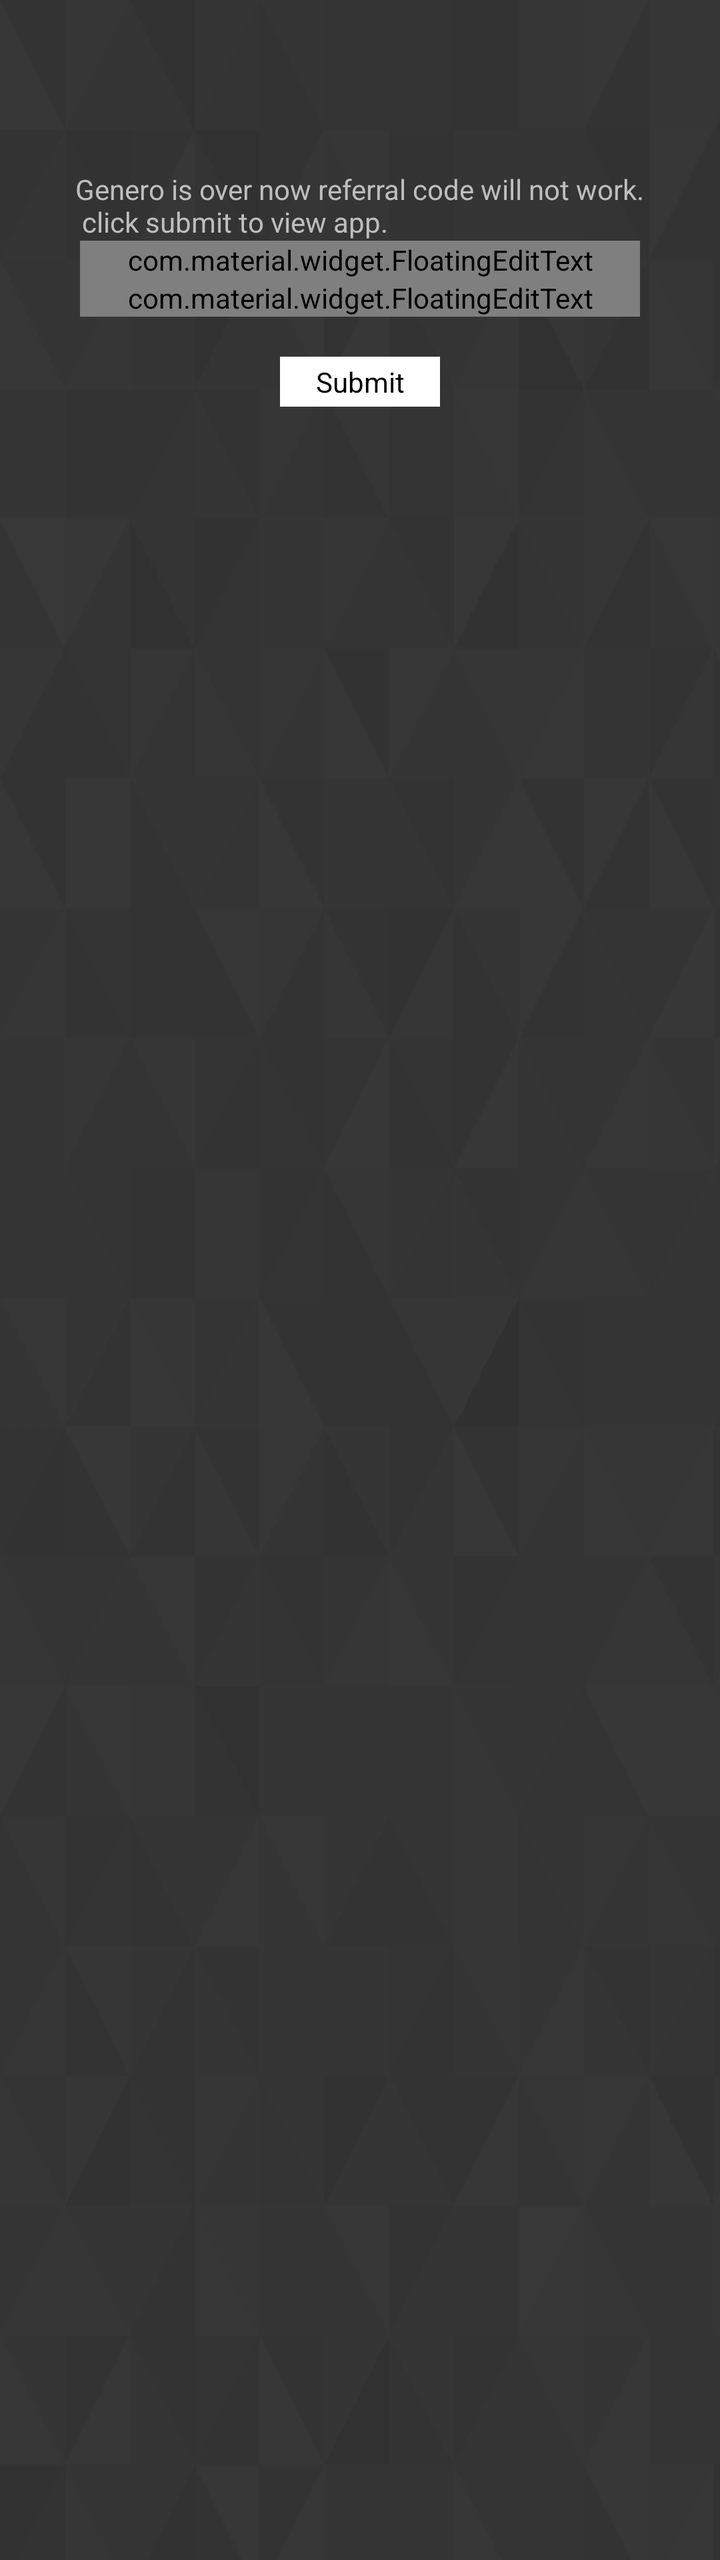
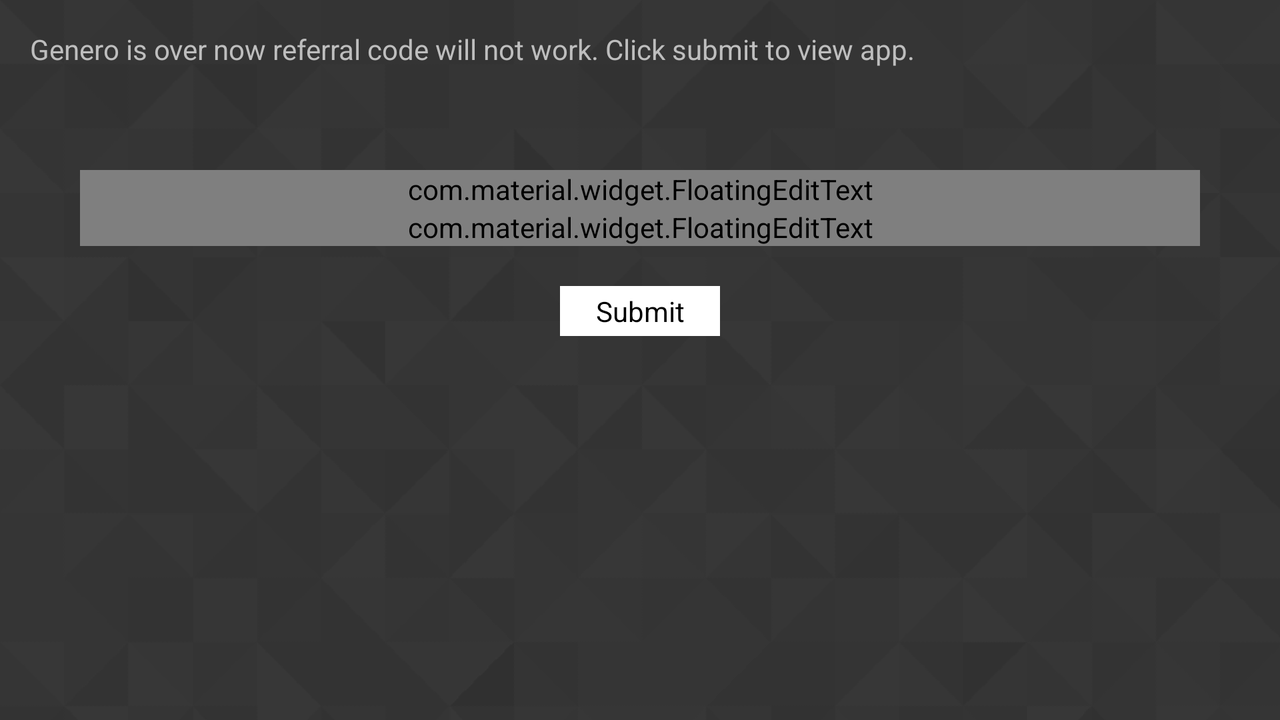

The same Android screen from two of the app's own layout files: first res/layout/ as a phone draws it, then the repository's variant for another configuration, drawn on a device whose configuration selects that folder. Both files follow.
<!-- AndroidManifest.xml: application theme android:Theme.NoTitleBar.Fullscreen -->
<!-- res/layout/fragment_enter_coupon_code.xml -->
<?xml version="1.0" encoding="utf-8"?>
<ScrollView xmlns:android="http://schemas.android.com/apk/res/android"
    xmlns:app="http://schemas.android.com/apk/res-auto"
    xmlns:widget="http://schemas.android.com/tools"
    android:layout_width="match_parent"
    android:layout_height="match_parent"
    android:background="@drawable/first_bkg">


    
    
    
    
    

    
    
    
    
    
    
    
    <LinearLayout
        android:layout_width="match_parent"
        android:layout_height="wrap_content"
        android:layout_alignParentLeft="true"
        android:layout_alignParentStart="true"
        android:layout_alignParentTop="true"
        android:layout_marginTop="85dp"
        android:gravity="center"
        android:orientation="vertical">

        <TextView
            android:layout_width="wrap_content"
            android:layout_height="wrap_content"
            android:text="Genero is over now referral code will not work.\n                  click submit to view app."
            android:id="@+id/textView" />

        <com.material.widget.FloatingEditText
            android:id="@+id/reference_code"
            android:layout_width="match_parent"
            android:layout_height="wrap_content"
            android:layout_marginLeft="40dp"
            android:layout_marginRight="40dp"
            android:hint="Referral code"
            android:inputType="number"
            android:textColor="#fff"
            widget:floating_edit_text_color="#fff" />

        <com.material.widget.FloatingEditText
            android:id="@+id/username"
            android:layout_width="match_parent"
            android:layout_height="wrap_content"
            android:layout_marginLeft="40dp"
            android:layout_marginRight="40dp"
            android:hint="Username"
            android:textColor="#fff"
            widget:floating_edit_text_color="#fff" />

        <Button
            android:id="@+id/Submit"
            android:layout_marginTop="20dp"
            android:layout_width="80dp"
            android:layout_height="25dp"
            android:background="#fff"
            android:text="Submit"
            android:textColor="#000" />

    </LinearLayout>
</ScrollView>
<!-- resources referenced by this layout -->
<resources>
  <!-- drawable first_bkg: png bitmap (drawable, 30354 bytes) -->
</resources>
<!-- res/layout-land/fragment_enter_coupon_code.xml (the repository's variant of the layout above) -->
<!-- drawn on the phone turned sideways -->
<?xml version="1.0" encoding="utf-8"?>
<RelativeLayout xmlns:android="http://schemas.android.com/apk/res/android"
    xmlns:app="http://schemas.android.com/apk/res-auto"
    xmlns:widget="http://schemas.android.com/tools"
    android:layout_width="match_parent"
    android:layout_height="match_parent"
    android:background="@drawable/first_bkg_land">


    
    
    
    
    

    
    
    
    
    
    
    

    <TextView
        android:padding="15dp"
        android:layout_width="wrap_content"
        android:gravity="center"
        android:layout_height="wrap_content"
        android:text="Genero is over now referral code will not work. Click submit to view app."
        android:id="@+id/textView" />
    <LinearLayout
        android:layout_width="match_parent"
        android:layout_height="wrap_content"
        android:layout_alignParentLeft="true"
        android:layout_alignParentStart="true"
        android:layout_alignParentTop="true"
        android:layout_marginTop="85dp"
        android:gravity="center"
        android:orientation="vertical">

        <com.material.widget.FloatingEditText
            android:id="@+id/reference_code"
            android:layout_width="match_parent"
            android:layout_height="wrap_content"
            android:layout_marginLeft="40dp"
            android:layout_marginRight="40dp"
            android:hint="Referral code"
            android:textColor="#fff"
            widget:floating_edit_text_color="#fff" />

        <com.material.widget.FloatingEditText
            android:id="@+id/username"
            android:layout_width="match_parent"
            android:layout_height="wrap_content"
            android:layout_marginLeft="40dp"
            android:layout_marginRight="40dp"
            android:hint="Username"
            android:textColor="#fff"
            widget:floating_edit_text_color="#fff" />

        <Button
            android:id="@+id/Submit"
            android:layout_width="80dp"
            android:layout_height="25dp"
            android:layout_marginTop="20dp"
            android:background="#fff"
            android:text="Submit"
            android:textColor="#000" />

    </LinearLayout>
</RelativeLayout>
<!-- resources referenced by the variant -->
<!-- as the phone turned sideways resolves them -->
<resources>
  <!-- drawable first_bkg_land: png bitmap (drawable, 30280 bytes) -->
</resources>
